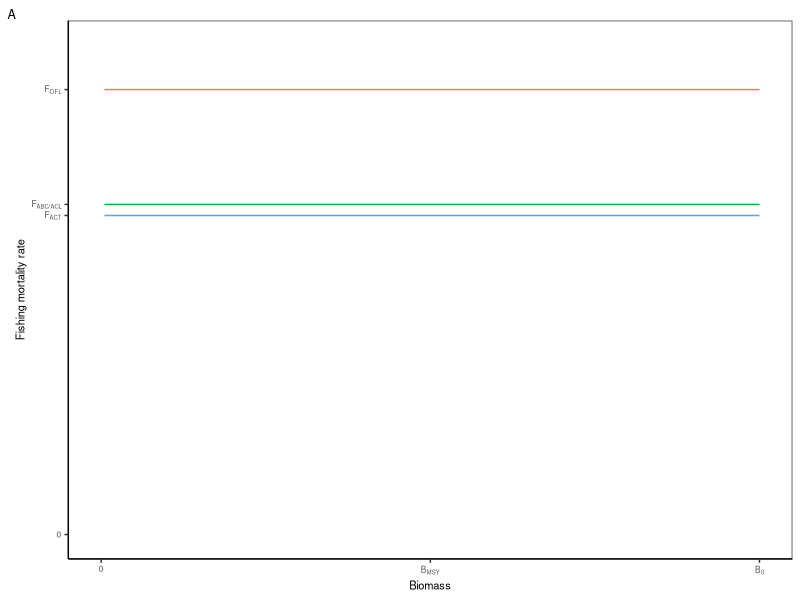
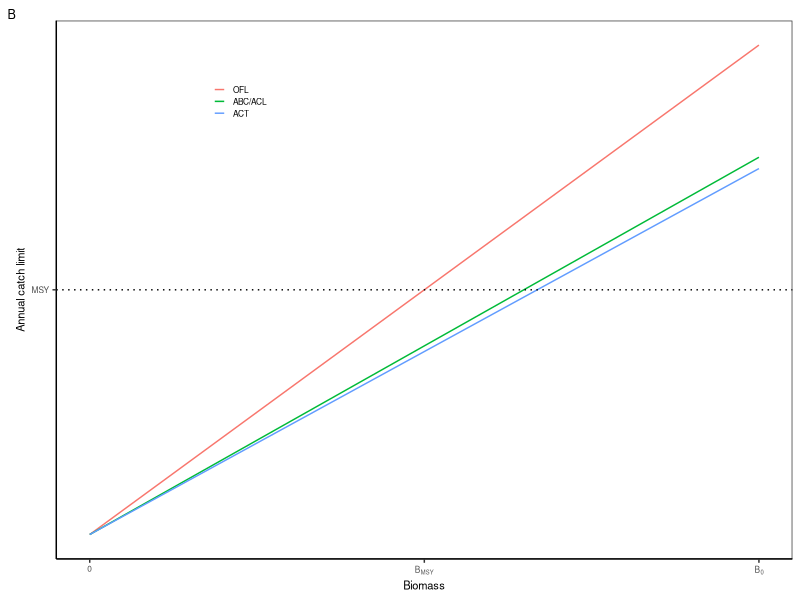
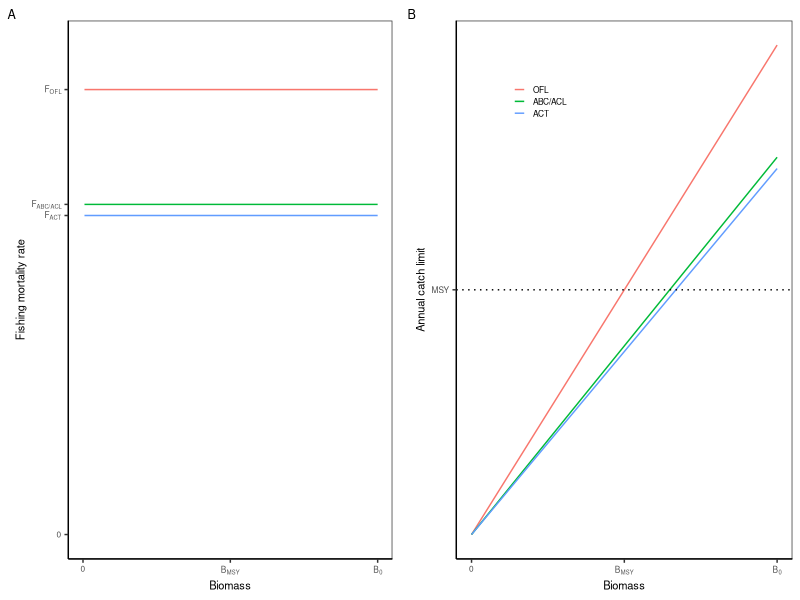

Generate these figures, in order, with R: (Note: this script raises an error after producing the figures.)

# Clear workspace
rm(list = ls())
options(dplyr.summarise.inform=F)

# Setup
################################################################################

# Packages
library(tidyverse)

# Directories
plotdir <- "data/hcrs/figures"
outdir <- "data/hcrs/raw"


# Set parameters
################################################################################

# Parameters
k <- 1

# F parameters
f_thresh <- 0.31
f_msy <- f_ofl <- f_thresh
f_abc <- 0.23
u_abc <- 1-exp(-f_abc)
u_msy <- u_ofl <- 1-exp(-f_msy)

# Derive r and Bmsy
r <- u_msy * 2
b_msy <- k/2
msy <- r * k / 4


# Build data
################################################################################

# Biomass values
b_inc <- 0.005
b_vals <- seq(0, k, b_inc)
nvals <- length(b_vals)

# Build data
data <- tibble(biomass=b_vals) %>%
  # Add B/BMSY
  mutate(bbmsy=b_vals/b_msy) %>%
  # Calculate catch
  mutate(ofl=biomass*u_ofl,
         abc=biomass*u_abc,
         act=abc*0.97) %>%
  # Gather
  gather(key="value", value="catch", 3:ncol(.)) %>%
  mutate(value=toupper(value),
         value=recode(value, "ABC"="ABC/ACL"),
         value=factor(value, levels=c("OFL", "ABC/ACL", "ACT"))) %>%
  # Calculate mortality
  mutate(u=catch/biomass,
         f=-log(1 - u))

# Derive F ACT
f_act <- data %>% filter(value=="ACT") %>% pull(f) %>% round(digits = 8) %>% unique() %>% na.omit() %>% as.numeric()



# Plot data
################################################################################

# My theme
my_theme <- theme(axis.text=element_text(size=6),
                  axis.title=element_text(size=8),
                  legend.text=element_text(size=6),
                  legend.title=element_blank(),
                  plot.title = element_text(size=8),
                  plot.tag=element_text(size=9),
                  # Gridlines
                  panel.grid.major = element_blank(),
                  panel.grid.minor = element_blank(),
                  panel.background = element_blank(),
                  axis.line = element_line(colour = "black"),
                  # Legend
                  legend.position = c(0.25, 0.85),
                  legend.key.size = unit(0.3, "cm"),
                  legend.background = element_rect(fill=alpha('blue', 0)))


# Plot F
g1 <- ggplot(data, aes(x=biomass, y=f, color=value)) +
  geom_line() +
  # Limits
  scale_y_continuous(lim=c(0, f_ofl*1.1),
                     breaks=c(0, f_act, f_abc, f_ofl), labels=c("0", expression("F"["ACT"]), expression("F"["ABC/ACL"]), expression("F"["OFL"]))) +
  scale_x_continuous(breaks=c(0, b_msy, k),
                     labels=c("0", expression("B"["MSY"]), expression("B"["0"]))) +
  # Labels
  labs(x="Biomass", y="Fishing mortality rate", tag="A") +
  # Legend
  scale_color_discrete(name="Limit value") +
  # Theme
  theme_bw() + my_theme +
  theme(legend.position = "none")
g1

# Plot catch
g2 <- ggplot(data, aes(x=biomass, y=catch, color=value)) +
  geom_line() +
  # Limits
  scale_y_continuous(breaks=c(msy), labels=c("MSY")) +
  scale_x_continuous(breaks=c(0, b_msy, k),
                     labels=c("0", expression("B"["MSY"]), expression("B"["0"]))) +
  # Labels
  labs(x="Biomass", y="Annual catch limit", tag="B") +
  # Reference line
  geom_hline(yintercept=msy, linetype="dotted") +
  # Legend
  scale_color_discrete(name="Limit value") +
  # Theme
  theme_bw() + my_theme
g2


# Merge plots
g <- gridExtra::grid.arrange(g1, g2, nrow=1)
g

# Export plot
ggsave(g, filename=file.path(plotdir, "figure_hcr_nefmc_monkfish.png"),
       width=6.5, height=2.75, units="in", dpi=600)

